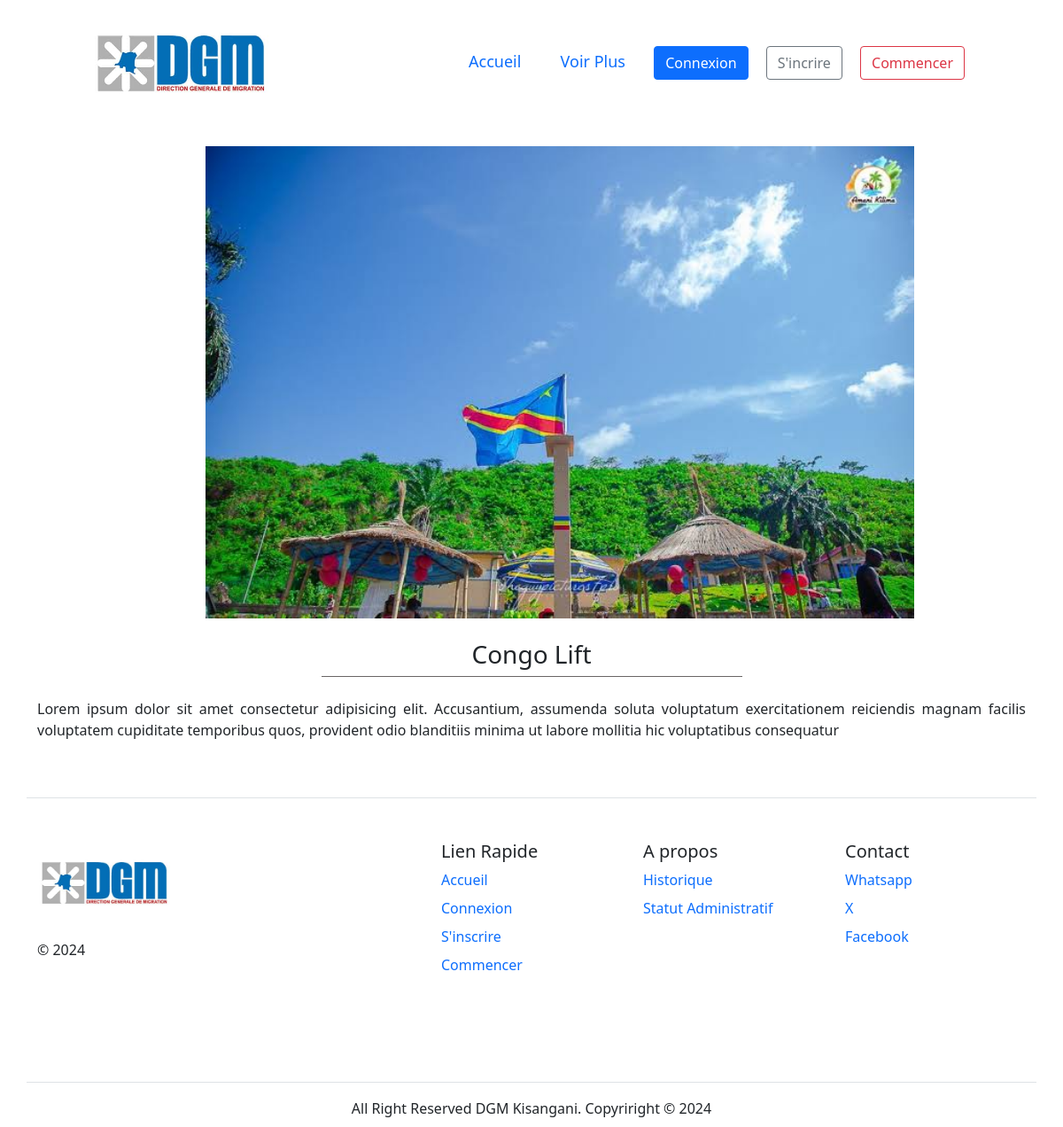
/one1/, run on the app's committed database.
### dgm_app/models.py (models this page shows, shortened)
class Places(models.Model):
    nom = models.CharField(max_length=40, unique=True)
    description = models.TextField(max_length=500)
    img = models.ImageField(upload_to='places')
    class Meta():
        db_table = 'Places'

### dgm_app/views.py (the view)
# urls.py: path('one<int:id>/', one, name='one'),
def one(request, id):
    one = Places.objects.get(id=id)
    return render(request, 'dgm_app/one.html', context={'one':one})

### templates/dgm_app/one.html (shortened to what this page needs)
{% extends "base.html" %}
{% block content %}
{% load static %}
<div class="container">
    <div class="row">
        <div class="col-8 mx-auto" >
            <img src="/media/{{one.img}}" style="margin-top: 30px;" width="800" alt="">
        </div>
    </div>
    <div class="row">
        <div class="col-5 mx-auto my-4" style="border-bottom: 1px solid rgb(105, 101, 101);">
            <h3 style="text-align: center;">{{one.nom}}</h3>
        </div>
    </div>
    <div class="row">
        <div class="col-12">
            <p style="text-align: justify;">{{one.description}}</p>
        </div>
    </div>
</div>
{% endblock content %}

### static/css/style.css (style rules this page uses)
html { scroll-behavior: smooth; }

### data on the page
Places: img (picture), nom "Congo Lift", description "Lorem ipsum dolor sit amet consectetur adipisicing elit. Accusantium, assumenda soluta voluptatum exercitationem reiciendis magnam facilis voluptatem cupiditate temporibus quos, provident odio blanditiis minima ut labore mollitia hic voluptatibus consequatur"
